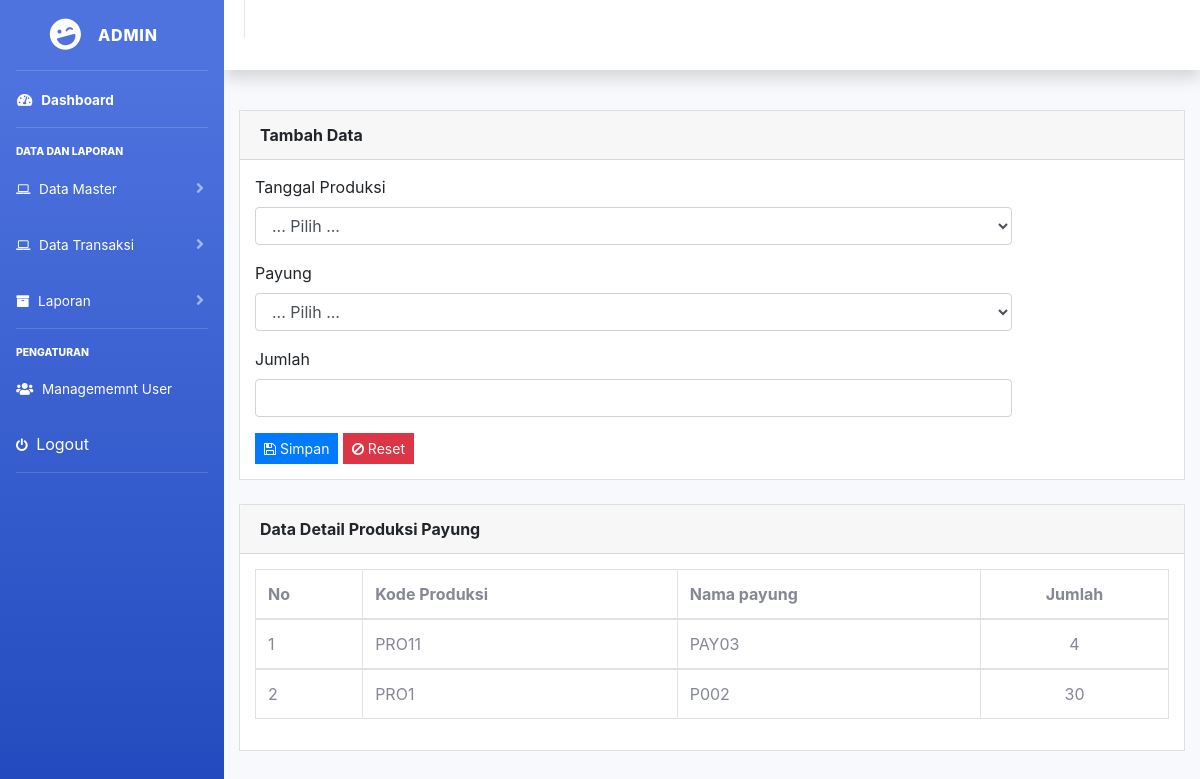
Screenshot of /detproduksifix.php (signed in) with the database file from the repository.
### tables this page shows
CREATE TABLE IF NOT EXISTS `tb_produksifix` (
  `kode` int(11) NOT NULL AUTO_INCREMENT,
  `kd_produksi` varchar(10) NOT NULL,
  `kd_payung` varchar(10) NOT NULL,
  `jumlah` int(11) NOT NULL,
  PRIMARY KEY (`kode`)
);

CREATE TABLE IF NOT EXISTS `tb_produksi` (
  `kd_produksi` varchar(10) NOT NULL,
  `Tanggal` date NOT NULL,
  PRIMARY KEY (`kd_produksi`)
);

CREATE TABLE IF NOT EXISTS `tb_payung` (
  `kd_payung` varchar(10) NOT NULL,
  `Nama` varchar(50) NOT NULL,
  `id_kategori` varchar(10) NOT NULL,
  `Stok` int(11) NOT NULL,
  `Harga` double NOT NULL,
  PRIMARY KEY (`kd_payung`)
);

### detproduksifix.php (the view, shortened to what this page needs)
<?php
include 'header.php';
?>
<div class="content mt-3">
	<div class="animated fadeIn">
		<div class="row">
			<div class="col-md-12">
				<div class="card">
					<div class="card-header">
						<strong>Tambah Data</strong>
					</div>
					<div class="card-body card-block">
						<form action="models/detproduksifix/tambah.php" method="post">
							<div class="row">
								<div class="col-md-10">
									<div class="form-group"><label for="select" class=" form-control-label">Tanggal Produksi</label>
										<select name="kd_produksi" id="kd_produksi" class="form-control">
											<option value="">... Pilih ...</option>
										</select>
									</div>
									<div class="form-group"><label for="select" class=" form-control-label">Payung</label>
										<select name="kd_payung" id="kd_payung" class="form-control">
											<option value="">... Pilih ...</option>
										</select>
									</div>
									<div class="form-group"><label class=" form-control-label">Jumlah</label>
										<input type="number" id="jumlah" name="jumlah" class="form-control">
									</div>
								</div>
							</div>
							<button type="submit" class="btn btn-primary btn-sm">
								<i class="fa fa-save"></i> Simpan
							</button>
							<button type="reset" class="btn btn-danger btn-sm">
								<i class="fa fa-ban"></i> Reset
							</button>
						</form>
					</div>
				</div>
			</div>
			<div class="col-md-12">
				<div class="card">
					<div class="card-header">
						<strong class="card-title">Data Detail Produksi Payung</strong>
					</div>
					<div class="card-body">
						<table id="dataTable" class="table table-bordered">
							<thead>
								<tr>
									<th>No</th>
									<th>Kode Produksi</th>
									<th>Nama payung</th>
									<th style="text-align: center;">Jumlah</th>
								</tr>
								<?php
								include 'inc/koneksi.php';
								$no = 1;
								$sql = mysqli_query($koneksi, "SELECT tb_produksifix.kode, tb_produksi.kd_produksi, tb_payung.kd_payung,
									tb_produksifix.jumlah FROM tb_produksifix
									INNER JOIN tb_produksi ON tb_produksifix.kd_produksi = tb_produksi.kd_produksi
									INNER JOIN tb_payung ON tb_produksifix.kd_payung = tb_payung.kd_payung ORDER BY Kode DESC");
								while ($data = mysqli_fetch_array($sql)) {
									?>
								</thead>
								<tbody>
									<tr>
										<td><?= $no++; ?></td>
										<td><?= $data['kd_produksi']; ?></td>
										<td><?= $data['kd_payung']; ?></td>
										<td style="text-align: center;"><?= $data['jumlah']; ?></td>
									</tr>
									<?php
								}
								?>
							</tbody>
						</table>
					</div>
				</div>
			</div>
		</div>
	</div>
</div>
		<?php include 'footer.php'; ?>

### rows the page displays
tb_produksifix: kd_produksi.kd_produksi "PRO11", kd_payung.kd_payung "PAY03", jumlah "4"
tb_produksifix: kd_produksi.kd_produksi "PRO1", kd_payung.kd_payung "P002", jumlah "30"
